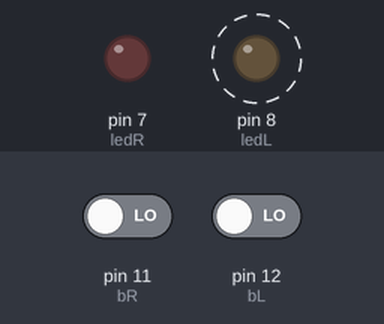
Simulated run of this sketch. Board: Arduino Uno, built with avr-gcc and run on an emulated ATmega328P. On the bench: output pins drawn as LEDs (lit = HIGH). Dashed ring = blinking. Inputs (shaded band) come from the test bench; at power-on: pin 11 (bR) LOW, pin 12 (bL) LOW.

Above: at 2.7 s.
2.8 s: pin 11 (bR) driven HIGH
At 3.06 s:
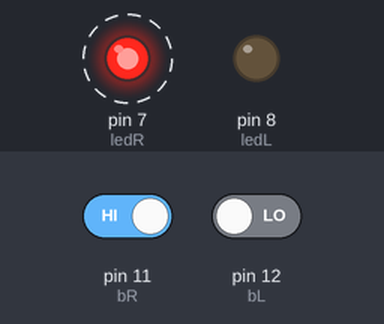
6.8 s: pin 11 (bR) driven LOW
At 7.36 s:
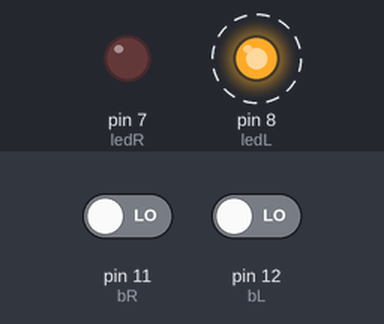
Timing chart, 0 to 16.3 s (numbered marks = the images above; inputs shaded):
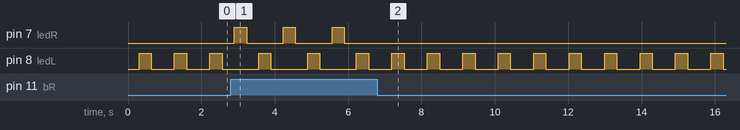

The sketch:

freccie.ino
```cpp
#include <Button.h>
const int ledR =7;
const int ledL = 8;
Button bR = Button (11,LOW);
Button bL = Button (12,LOW);
int bRstate = 0;
int bLstate = 0;
void setup(){
  pinMode(ledR, OUTPUT);
  pinMode(ledL, OUTPUT);
  pinMode(11, INPUT);
  pinMode(12, INPUT);
}
void loop(){
RIGHT();
LEFT();
}
void RIGHT(){
  bRstate = digitalRead(11);
  if (bRstate == HIGH) {
  digitalWrite(ledR, HIGH);
  delay(333);
  digitalWrite(ledR, LOW);
  delay(333);
 }
  else {
  digitalWrite(7, LOW);
  delay(300);
  }
}
void LEFT(){
  bLstate = digitalRead(12);
  if(bLstate = HIGH) {
  digitalWrite(ledL, HIGH);
  delay(333);
  digitalWrite(ledL, LOW);
  delay(333);
  }
  else {
  digitalWrite(8, LOW);
  delay(300);
  }
}
```

Measured:
- after the input at 2.8 s, pin 7 (ledR): alternates HIGH for 0.33 s and LOW for 1.0 s, starting after 0.10 s; pin 8 (ledL): alternates HIGH for 0.33 s and LOW for 1.0 s, starting after 0.76 s
- after the input at 6.8 s, pin 7 (ledR): stops changing and stays LOW; pin 8 (ledL): alternates HIGH for 0.33 s and LOW for 0.63 s, starting after 0.39 s
- by itself, pin 8 (ledL): alternates HIGH for 0.33 s and LOW for 0.63 s
